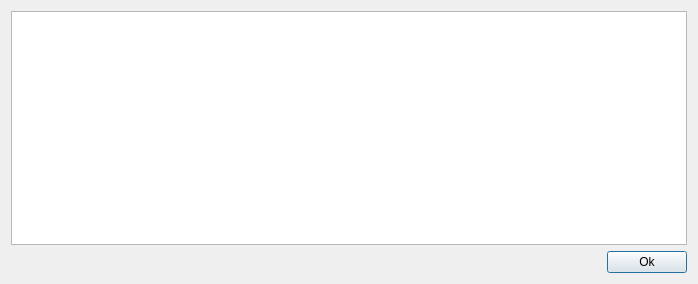
<?xml version="1.0" encoding="UTF-8"?>
<ui version="4.0">
 <class>Dialog</class>
 <widget class="QDialog" name="Dialog">
  <property name="geometry">
   <rect>
    <x>0</x>
    <y>0</y>
    <width>698</width>
    <height>284</height>
   </rect>
  </property>
  <property name="windowTitle">
   <string>Info</string>
  </property>
  <layout class="QGridLayout" name="gridLayout">
   <item row="1" column="0">
    <spacer name="horizontalSpacer">
     <property name="orientation">
      <enum>Qt::Horizontal</enum>
     </property>
     <property name="sizeHint" stdset="0">
      <size>
       <width>591</width>
       <height>20</height>
      </size>
     </property>
    </spacer>
   </item>
   <item row="1" column="1">
    <widget class="QPushButton" name="pushButtonDialogOk">
     <property name="text">
      <string>Ok</string>
     </property>
    </widget>
   </item>
   <item row="0" column="0" colspan="2">
    <widget class="QListView" name="listView">
     <property name="alternatingRowColors">
      <bool>true</bool>
     </property>
    </widget>
   </item>
  </layout>
 </widget>
 <resources/>
 <connections>
  <connection>
   <sender>pushButtonDialogOk</sender>
   <signal>clicked()</signal>
   <receiver>Dialog</receiver>
   <slot>close()</slot>
   <hints>
    <hint type="sourcelabel">
     <x>631</x>
     <y>340</y>
    </hint>
    <hint type="destinationlabel">
     <x>340</x>
     <y>180</y>
    </hint>
   </hints>
  </connection>
 </connections>
</ui>
